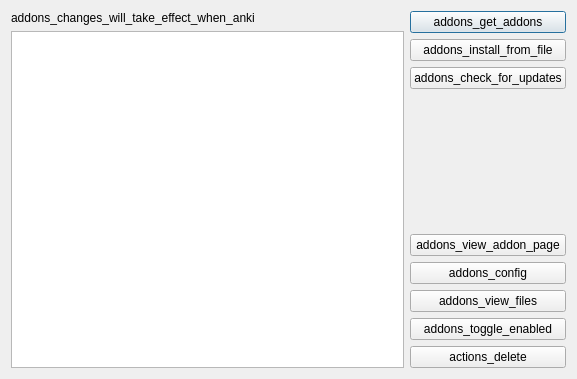
<?xml version="1.0" encoding="UTF-8"?>
<ui version="4.0">
 <class>Dialog</class>
 <widget class="QDialog" name="Dialog">
  <property name="windowModality">
   <enum>Qt::ApplicationModal</enum>
  </property>
  <property name="geometry">
   <rect>
    <x>0</x>
    <y>0</y>
    <width>577</width>
    <height>379</height>
   </rect>
  </property>
  <property name="windowTitle">
   <string notr="true">ADD-ONS</string>
  </property>
  <property name="modal">
   <bool>true</bool>
  </property>
  <layout class="QHBoxLayout" name="horizontalLayout">
   <item>
    <layout class="QVBoxLayout" name="verticalLayout_2">
     <item>
      <widget class="QLabel" name="label">
       <property name="text">
        <string>addons_changes_will_take_effect_when_anki</string>
       </property>
      </widget>
     </item>
     <item>
      <widget class="QListWidget" name="addonList">
       <property name="selectionMode">
        <enum>QAbstractItemView::ExtendedSelection</enum>
       </property>
      </widget>
     </item>
    </layout>
   </item>
   <item>
    <layout class="QVBoxLayout" name="verticalLayout">
     <item>
      <widget class="QPushButton" name="getAddons">
       <property name="text">
        <string>addons_get_addons</string>
       </property>
      </widget>
     </item>
     <item>
      <widget class="QPushButton" name="installFromFile">
       <property name="text">
        <string>addons_install_from_file</string>
       </property>
      </widget>
     </item>
     <item>
      <widget class="QPushButton" name="checkForUpdates">
       <property name="text">
        <string>addons_check_for_updates</string>
       </property>
      </widget>
     </item>
     <item>
      <spacer name="verticalSpacer">
       <property name="orientation">
        <enum>Qt::Vertical</enum>
       </property>
       <property name="sizeHint" stdset="0">
        <size>
         <width>20</width>
         <height>40</height>
        </size>
       </property>
      </spacer>
     </item>
     <item>
      <widget class="QPushButton" name="viewPage">
       <property name="text">
        <string>addons_view_addon_page</string>
       </property>
      </widget>
     </item>
     <item>
      <widget class="QPushButton" name="config">
       <property name="text">
        <string>addons_config</string>
       </property>
      </widget>
     </item>
     <item>
      <widget class="QPushButton" name="viewFiles">
       <property name="text">
        <string>addons_view_files</string>
       </property>
      </widget>
     </item>
     <item>
      <widget class="QPushButton" name="toggleEnabled">
       <property name="text">
        <string>addons_toggle_enabled</string>
       </property>
      </widget>
     </item>
     <item>
      <widget class="QPushButton" name="delete_2">
       <property name="text">
        <string>actions_delete</string>
       </property>
      </widget>
     </item>
    </layout>
   </item>
  </layout>
 </widget>
 <resources/>
 <connections/>
</ui>
